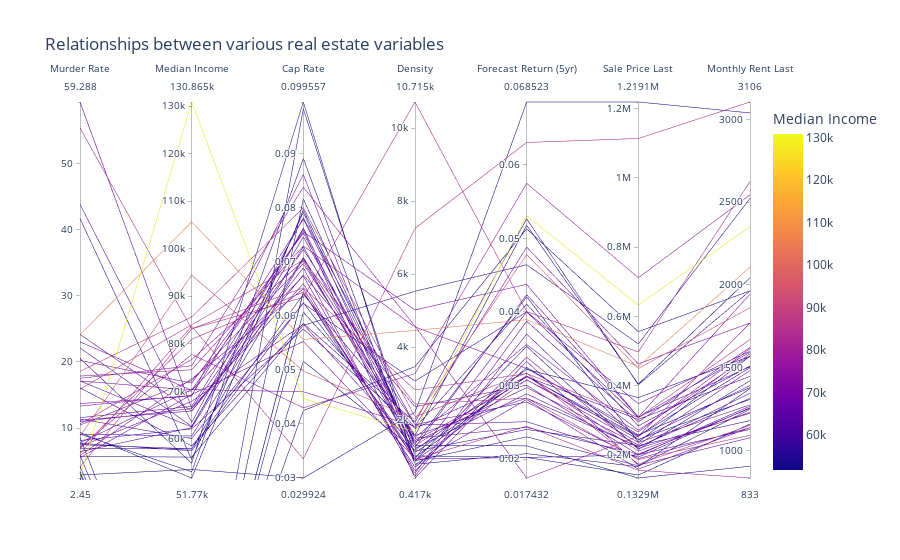

Notebook source saved alongside this figure:
### Code cell
# Pulling a subset of data from combined df
# Min Population - leave equal to 0 if no conditions
min_population=0
columns_needed=['MSA',
                'Murder Rate',
                'Median income (dollars)',
                'Capitalization Rate Last',
                'Density',
                '5 Year Avg Return',
                'Sale Price Last',
                'Monthly Rent Last',
                
               ]
data_frame=combined_df[combined_df['Population']>min_population]

# data_frame.set_index('MSA', inplace=True)
paralleldata_frame=data_frame[columns_needed].dropna(subset=columns_needed)

plotparallelcoord=px.parallel_coordinates(
        paralleldata_frame,
        labels={"Median income (dollars)": "Median Income",
                "Capitalization Rate Last": "Cap Rate",
                "sepal_length": "Sepal Length",
                "5 Year Avg Return": "Forecast Return (5yr)",
                "% Sale Price Change Since Feb 2019": "Sale Price Change", 
                "% Rent Change Since Feb 2019": "Rent Price Change"},
        color="Median income (dollars)",
        title="Relationships between various real estate variables")


plotparallelcoord
